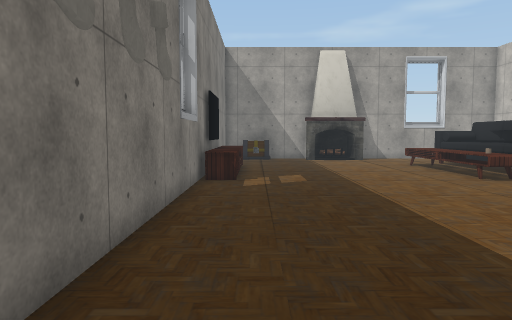
[1] (above)

24 first-person views from a walk through a 3-D level made in the Unity game engine. The camera is 1.3 m above the floor, tilts 4° down and sees 70° across. Doors are open. The floor is counted in squares, 1 m on a side. Each view is taken from the middle of a square. On the plan, view 1 faces up. The plan holds only what a view shows up to about 15 squares ahead; the rest is blank. The player character is not drawn. Some animated figures are not drawn. Some surface patterns are stand-ins.

[2]
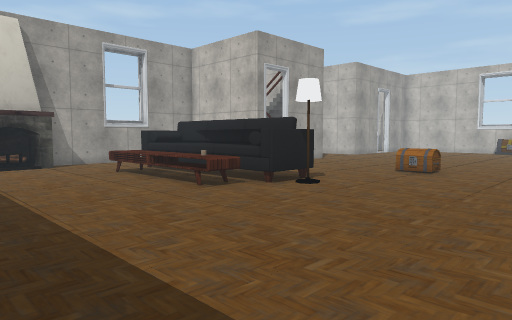

[3]
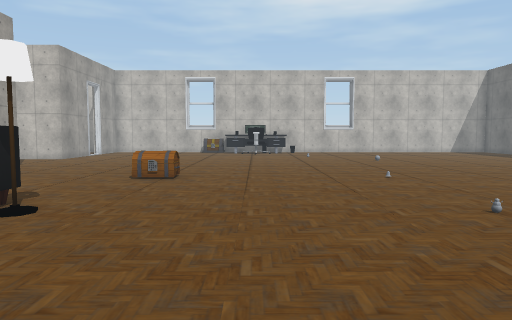

[4]
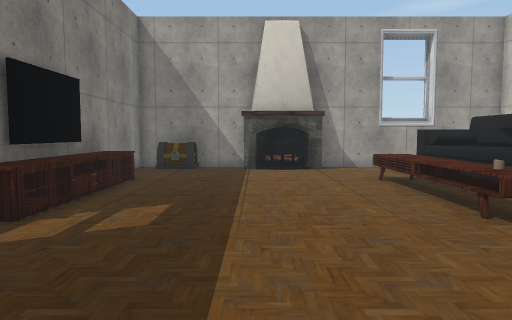

[5]
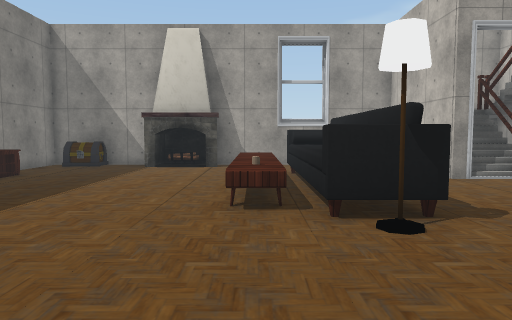

[6]
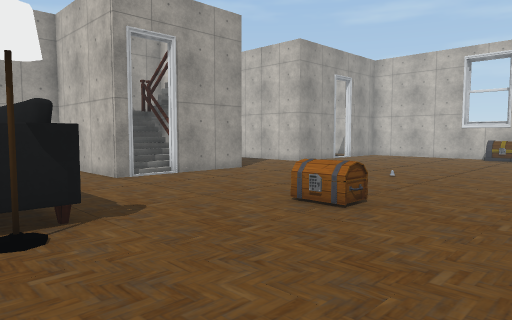

[7]
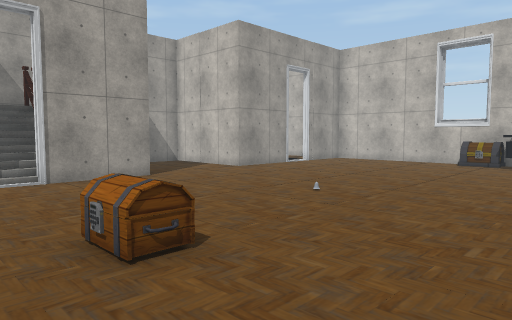

[8]
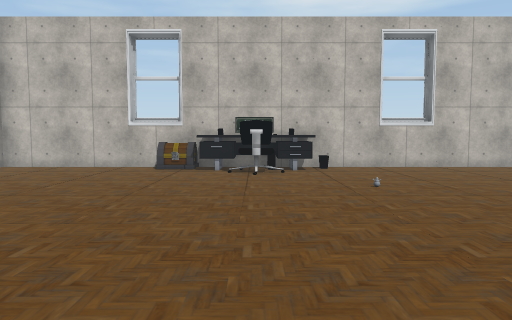

[9]
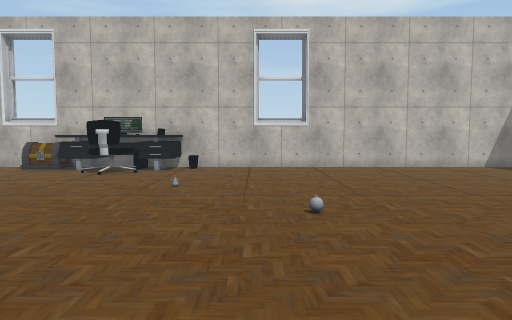

[10]
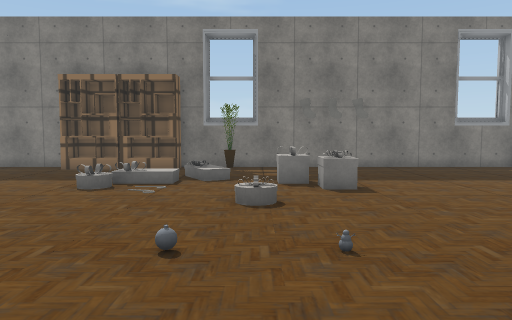

[11]
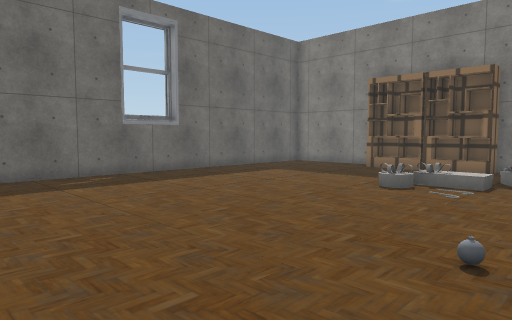

[12]
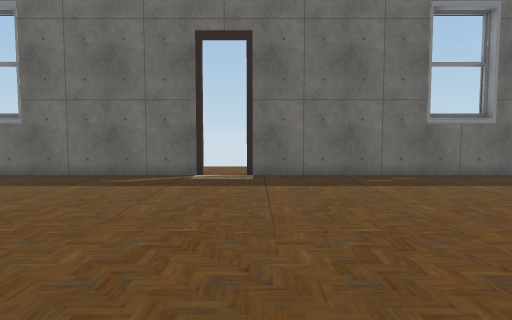

[13]
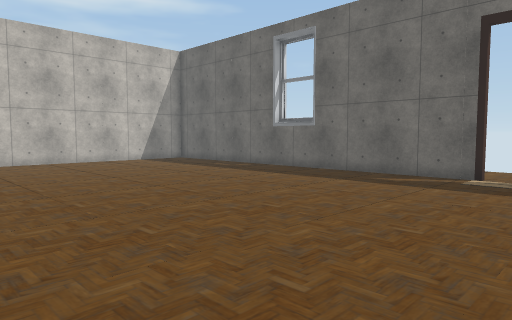

[14]
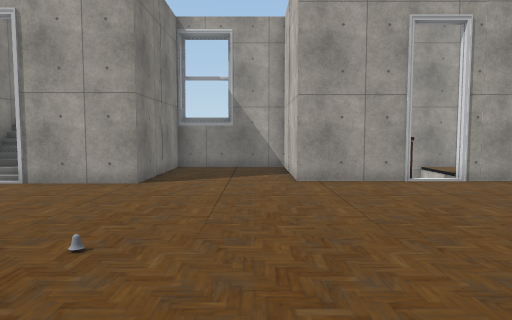

[15]
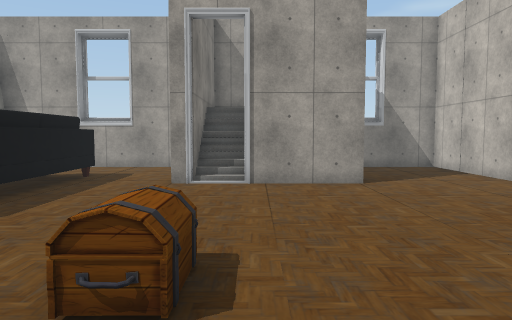

[16]
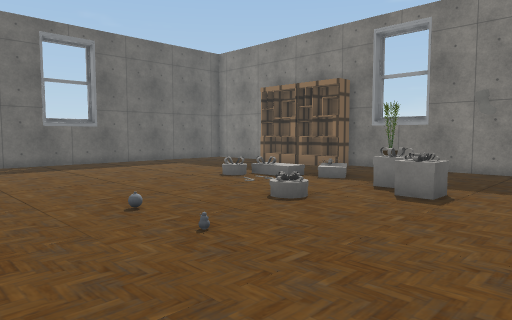

[17]
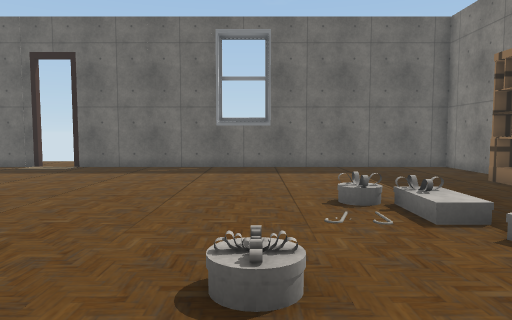

[18]
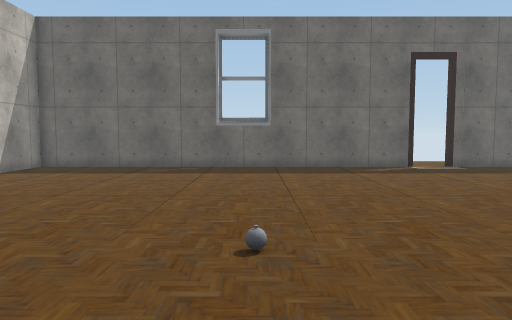

[19]
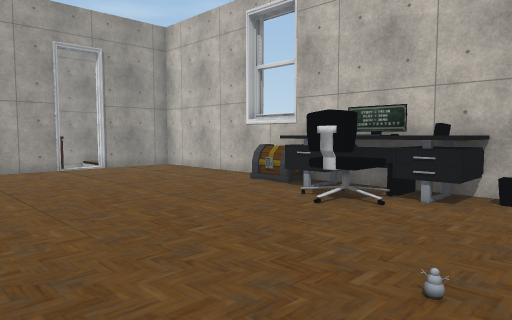

[20]
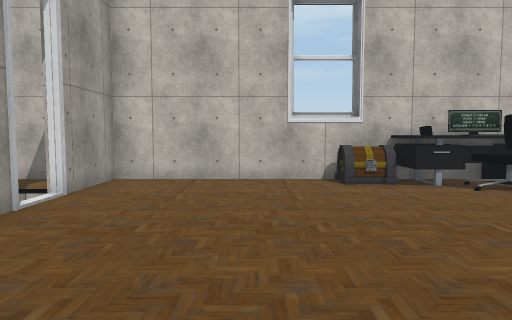

[21]
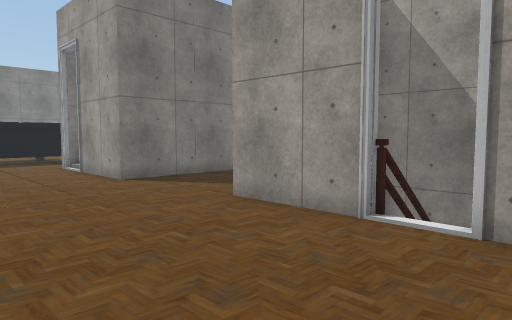

[22]
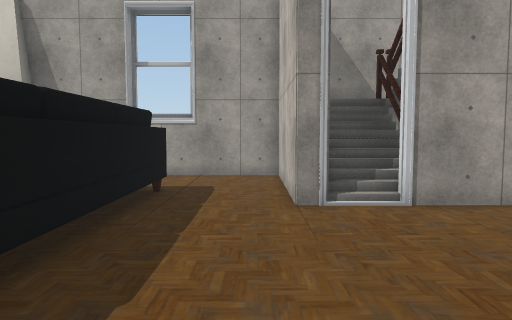

[23]
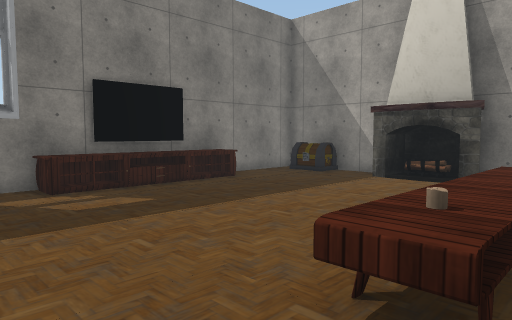

[24]
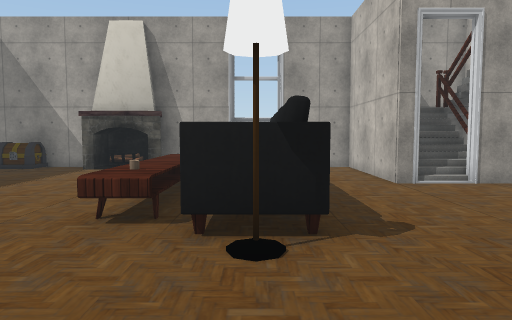

### Floor plan
Points are (right, up) in squares from view 1. A wall is a line through its corners. A room is listed if a view was taken in it or the views show most of it. See-through windows are left out.
Room 1 (views 1, 2, 3, 4, 5, 6, 7, 8, 9, 10, 11, 12, 13, 14, 15, 16, 17, 18, 19, 20, 21, 22, 23, 24)
walls: (13.4, 14.6) (12.7, 14.6) (12.7, 19.6) (5.1, 19.6); (14.6, -11.6) (29.6, -11.6) (29.6, 15.1) (26.6, 15.1); (25.3, 15.1) (22.2, 15.1) (22.2, 19.6) (17.9, 19.6) (17.9, 14.6) (14.6, 14.6); (-1.6, -7.8) (-1.6, -11.6) (13.4, -11.6); (2.6, 19.6) (-1.6, 19.6) (-1.6, -3)
low walls: (15, 15.1) (13.4, 15.1); (15.1, 15.5) (13.4, 15.5); (15.2, 15.7) (14.5, 15.7)
ways out: open door at (14, 15) to room 2; open door at (14, -12); open door at (26, 15)
objects: shelf (-1, -7) to (-1, -5); shelf (-1, -4) to (-1, -3); other object (-1, -1); table (-1, 10) to (-1, 11); TV (-1, 12) to (-1, 14); table (-1, 15) to (-1, 16); chest (-1, 19) to (1, 19); other object (3, -3); other object (3, 1); fireplace (3, 19) to (5, 19); other object (4, 2); table (7, 10) to (8, 16); candle (7, 11); other object (8, 10) to (10, 16); other object (9, 9); chest (14, 8); other object (27, 3) to (29, 7); chest (29, 7) to (29, 9)
Room 2 (no view inside)
walls: (13.4, 17) (13.4, 14.6); (15.1, 15.5) (15.1, 17.5); (15.3, 16) (15.3, 17.5); (15.3, 15.8) (14.9, 17.3); (15.5, 17.2) (13.4, 17.2)
low walls: (15.2, 17) (13.4, 17); (15.9, 16.7) (13.4, 16.7)
ways out: open door at (14, 15) to room 1

Where each view was taken, in squares from view 1:
view 1: 0 up, 0 right, facing up
view 2: 3 up, 1 right, facing up-right
view 3: 5 up, 3 right, facing right
view 4: 5 up, 3 right, facing up
view 5: 4 up, 7 right, facing up
view 6: 4 up, 8 right, facing up-right
view 7: 4 up, 12 right, facing up-right
view 8: 5 up, 15 right, facing right
view 9: 0 up, 15 right, facing right
view 10: 0 up, 13 right, facing left
view 11: 0 up, 13 right, facing down-left
view 12: 0 up, 13 right, facing down
view 13: 0 up, 12 right, facing down-right
view 14: 5 up, 21 right, facing up
view 15: 5 up, 15 right, facing up
view 16: 5 up, 12 right, facing down-left
view 17: 3 up, 6 right, facing down
view 18: 3 up, 21 right, facing down
view 19: 1 up, 21 right, facing up-right
view 20: 11 up, 19 right, facing right
view 21: 10 up, 28 right, facing up-left
view 22: 8 up, 12 right, facing up
view 23: 8 up, 8 right, facing up-left
view 24: 5 up, 9 right, facing up
